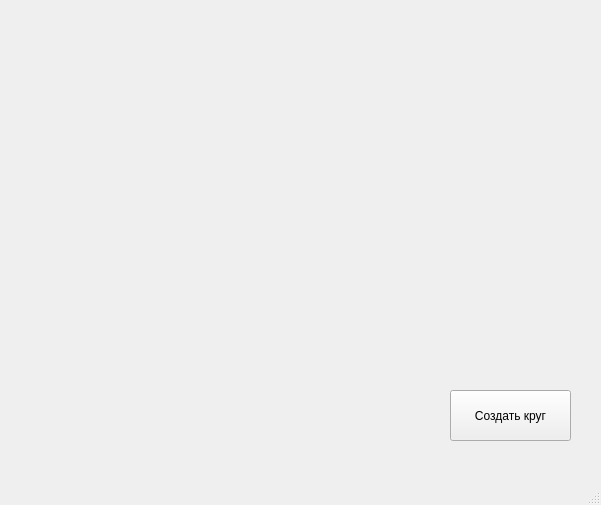
<?xml version="1.0" encoding="UTF-8"?>
<ui version="4.0">
 <class>MainWindow</class>
 <widget class="QMainWindow" name="MainWindow">
  <property name="geometry">
   <rect>
    <x>0</x>
    <y>0</y>
    <width>601</width>
    <height>505</height>
   </rect>
  </property>
  <property name="windowTitle">
   <string>MainWindow</string>
  </property>
  <widget class="QWidget" name="centralwidget">
   <widget class="QPushButton" name="pushButton">
    <property name="geometry">
     <rect>
      <x>450</x>
      <y>390</y>
      <width>121</width>
      <height>51</height>
     </rect>
    </property>
    <property name="text">
     <string>Создать круг</string>
    </property>
   </widget>
  </widget>
  <widget class="QMenuBar" name="menubar">
   <property name="geometry">
    <rect>
     <x>0</x>
     <y>0</y>
     <width>601</width>
     <height>26</height>
    </rect>
   </property>
  </widget>
  <widget class="QStatusBar" name="statusbar"/>
 </widget>
 <resources/>
 <connections/>
</ui>
